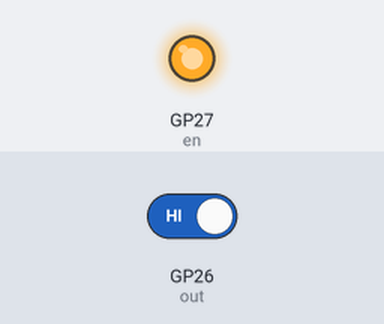
This program was run on a simulated Raspberry Pi Pico running MicroPython. Parts: output pins drawn as LEDs (lit = HIGH). Inputs (shaded band) come from the test bench; at power-on: GP26 (out) HIGH. What the program prints to the serial console is not drawn.

Above: at 1.2 s.
1.3 s: GP26 (out) driven LOW
Timing chart, 0 to 4.3 s (numbered marks = the images above; inputs shaded):
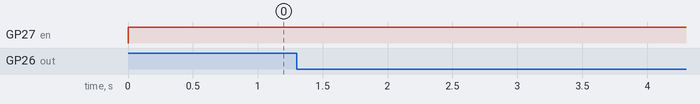

The program:

distance_sensor.py
```python
import machine
import utime

en = machine.Pin(27,machine.Pin.OUT)
out = machine.Pin(26,machine.Pin.IN)

while True:

  #  lcd.putstr("Out Vol:"+str(out.read_u16()))
    en.value(1)
    if out.value() == 0:
        print("Sensed")
    utime.sleep(0.2)
    en.value(0)
  #  lcd.clear()
    
```
